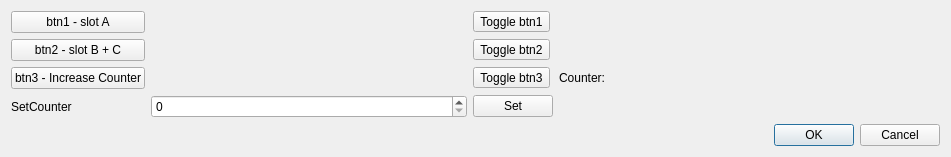
<?xml version="1.0" encoding="UTF-8"?>
<ui version="4.0">
 <class>initial</class>
 <widget class="QDialog" name="initial">
  <property name="windowModality">
   <enum>Qt::WindowModal</enum>
  </property>
  <property name="geometry">
   <rect>
    <x>0</x>
    <y>0</y>
    <width>951</width>
    <height>156</height>
   </rect>
  </property>
  <property name="windowTitle">
   <string>Dialog</string>
  </property>
  <layout class="QGridLayout" name="gridLayout">
   <item row="2" column="4">
    <widget class="QLabel" name="counterValueLabel">
     <property name="text">
      <string/>
     </property>
    </widget>
   </item>
   <item row="2" column="0">
    <widget class="QPushButton" name="btn3">
     <property name="text">
      <string>btn3 - Increase Counter</string>
     </property>
    </widget>
   </item>
   <item row="1" column="0">
    <widget class="QPushButton" name="btn2">
     <property name="text">
      <string>btn2 - slot B + C</string>
     </property>
    </widget>
   </item>
   <item row="2" column="2">
    <widget class="QToolButton" name="tb3">
     <property name="text">
      <string>Toggle btn3</string>
     </property>
     <property name="checkable">
      <bool>true</bool>
     </property>
    </widget>
   </item>
   <item row="1" column="2">
    <widget class="QToolButton" name="tb2">
     <property name="text">
      <string>Toggle btn2</string>
     </property>
     <property name="checkable">
      <bool>true</bool>
     </property>
    </widget>
   </item>
   <item row="0" column="0">
    <widget class="QPushButton" name="btn1">
     <property name="text">
      <string>btn1 - slot A</string>
     </property>
    </widget>
   </item>
   <item row="2" column="3">
    <widget class="QLabel" name="counterLabel">
     <property name="text">
      <string>Counter:</string>
     </property>
    </widget>
   </item>
   <item row="0" column="2">
    <widget class="QToolButton" name="tb1">
     <property name="text">
      <string>Toggle btn1</string>
     </property>
     <property name="checkable">
      <bool>true</bool>
     </property>
    </widget>
   </item>
   <item row="2" column="1">
    <spacer name="horizontalSpacer">
     <property name="orientation">
      <enum>Qt::Horizontal</enum>
     </property>
     <property name="sizeHint" stdset="0">
      <size>
       <width>40</width>
       <height>20</height>
      </size>
     </property>
    </spacer>
   </item>
   <item row="2" column="5">
    <spacer name="horizontalSpacer_2">
     <property name="orientation">
      <enum>Qt::Horizontal</enum>
     </property>
     <property name="sizeHint" stdset="0">
      <size>
       <width>40</width>
       <height>20</height>
      </size>
     </property>
    </spacer>
   </item>
   <item row="3" column="1">
    <widget class="QSpinBox" name="spinBox"/>
   </item>
   <item row="3" column="0">
    <widget class="QLabel" name="label">
     <property name="text">
      <string>SetCounter</string>
     </property>
    </widget>
   </item>
   <item row="4" column="5">
    <widget class="QDialogButtonBox" name="dialogConfirmBtn">
     <property name="orientation">
      <enum>Qt::Horizontal</enum>
     </property>
     <property name="standardButtons">
      <set>QDialogButtonBox::Cancel|QDialogButtonBox::Ok</set>
     </property>
    </widget>
   </item>
   <item row="3" column="2">
    <widget class="QPushButton" name="setCounterBtn">
     <property name="text">
      <string>Set</string>
     </property>
    </widget>
   </item>
  </layout>
 </widget>
 <resources/>
 <connections>
  <connection>
   <sender>dialogConfirmBtn</sender>
   <signal>accepted()</signal>
   <receiver>initial</receiver>
   <slot>accept()</slot>
   <hints>
    <hint type="sourcelabel">
     <x>663</x>
     <y>144</y>
    </hint>
    <hint type="destinationlabel">
     <x>157</x>
     <y>136</y>
    </hint>
   </hints>
  </connection>
  <connection>
   <sender>dialogConfirmBtn</sender>
   <signal>rejected()</signal>
   <receiver>initial</receiver>
   <slot>reject()</slot>
   <hints>
    <hint type="sourcelabel">
     <x>663</x>
     <y>144</y>
    </hint>
    <hint type="destinationlabel">
     <x>286</x>
     <y>136</y>
    </hint>
   </hints>
  </connection>
  <connection>
   <sender>tb1</sender>
   <signal>toggled(bool)</signal>
   <receiver>btn1</receiver>
   <slot>setDisabled(bool)</slot>
   <hints>
    <hint type="sourcelabel">
     <x>510</x>
     <y>17</y>
    </hint>
    <hint type="destinationlabel">
     <x>100</x>
     <y>26</y>
    </hint>
   </hints>
  </connection>
  <connection>
   <sender>tb2</sender>
   <signal>toggled(bool)</signal>
   <receiver>btn2</receiver>
   <slot>setDisabled(bool)</slot>
   <hints>
    <hint type="sourcelabel">
     <x>492</x>
     <y>48</y>
    </hint>
    <hint type="destinationlabel">
     <x>107</x>
     <y>48</y>
    </hint>
   </hints>
  </connection>
  <connection>
   <sender>tb3</sender>
   <signal>toggled(bool)</signal>
   <receiver>btn3</receiver>
   <slot>setDisabled(bool)</slot>
   <hints>
    <hint type="sourcelabel">
     <x>517</x>
     <y>79</y>
    </hint>
    <hint type="destinationlabel">
     <x>81</x>
     <y>86</y>
    </hint>
   </hints>
  </connection>
 </connections>
</ui>
